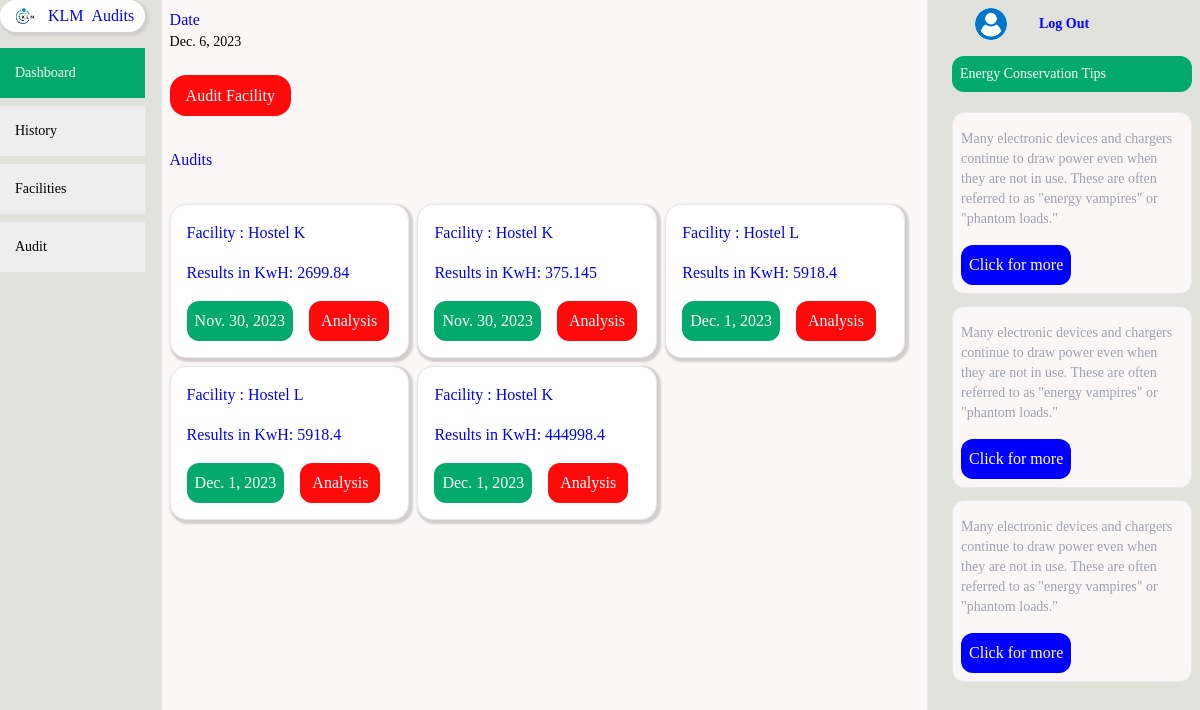
/audits/audit/ (signed in), run on the app's committed database.
### accounts/models.py (models this page shows, shortened)
class UserAccount(AbstractBaseUser, PermissionsMixin):
    email = models.EmailField(unique=True)
    name = models.CharField(default='N/A', max_length=50)
    is_staff = models.BooleanField(default=False)
    is_active = models.BooleanField(default=True)
    date_joined = models.DateTimeField(default=timezone.now)
    objects = UsersManager()
    USERNAME_FIELD ='email'
    REQUIRED_FIELDS = []
    groups = models.ManyToManyField(
        'auth.Group',
        related_name='user_accounts',
        related_query_name='user_account'
    )
    user_permissions = models.ManyToManyField(
        'auth.Permission',
        related_name='user_accounts',
        related_query_name='user_account'
    )

### auditApp/models.py (models this page shows)
class EnergyAudit(models.Model):
    user = models.ForeignKey(UserAccount, on_delete=models.CASCADE,default=1)
    facility = models.ForeignKey(Facility, on_delete=models.CASCADE)
    devices = models.ManyToManyField(EnergyDevice,blank=True)
    operation_hours = models.CharField(default='N/A' ,max_length=50)
    audit_result = models.FloatField(null=True, blank=True)
    date=models.DateField(auto_now=True)
    meter_reading=models.FloatField(null=True, default=0)
    recommendation=models.CharField(default='',max_length=700)

class Facility(models.Model):
    user = models.ForeignKey(UserAccount, on_delete=models.CASCADE,default=1)
    name = models.CharField(max_length=100)
    location = models.CharField(max_length=100)

### auditApp/views.py (the view)
# urls.py: path('audit/',views.audit,name='audit'),
def audit(request):
    message=''
    today=date.today()
    audits=EnergyAudit.objects.filter(user=request.user)
    context={
        'date':today,
        'message':message,
        'audits':audits,
    }
    return render(request,'auditApp/audit.html',context)

### templates/auditApp/audit.html (shortened to what this page needs)
{% extends "base.html" %}
{% load static %}
{% block content %}
<div class='bg-[#191a22] text-blue'>
    <div class='flex flex-col md:flex-row gap-4'>
        {% include "../components/sidebar.html" %}
        <div class='md:w-[90%] '>
            <div class='flex flex-col md:flex-row  gap-4'>
                <div class='p-2 flex flex-col gap-8 md:w-[75%]  border-r border-l  border-gray-600' >
                    <div class='flex flex-row justify-between '>
                        <div>
                            <p>Date </p>
                            <p class='text-sm text-black'>{{date}}</p>
                        </div>
                    </div>
                    <div>
                        <a href="{% url "audits:doaudit" %}"
                           class='mt-1 py-3 px-4 bg-red-300  text-white rounded-2xl'>
                              Audit Facility
                          </a>
                    </div>
                    <div class='flex mt-2 flex-col gap-4'>
                        <div class='flex flex-col gap-8'>
                            <p>Audits</p>
                            {% if audits %}
                            <div class='flex flex-wrap gap-2'>
                                {% for audit in audits %}
                                <div  class='p-4 flex flex-col gap-4 border border-gray-600  rounded-2xl md:w-[32%] shadow_style'>
                                    <div class='flex flex-row gap-4'>
                                        <p>Facility : {{audit.facility.name}}</p>
                                    </div>
                                    <p>Results in KwH: {{audit.audit_result}}</p>
                                    <div class='flex flex-row gap-4'>
                                        <p class=' text-white px-2 py-2 bg-green-300 rounded-xl'>{{audit.date}} </p>
                                        <a  href='{% url "audits:auditanalysis" audit.id %}' class='text-white px-3 py-2 bg-red-300 rounded-xl'>
                                            Analysis
                                        </a>
                                    </div>
                                </div>
                                {% endfor %}
                            </div>
                            {% else %}
                            <p>No audits Yet</p>
                            {% endif %}
                        </div>
                    </div>
                </div>
                <div class='p-2 md:h-screen md:w-[25%]' >
                    {% include "../components/rightbar.html" %}
                </div>
            </div>
        </div>
    </div>
</div>
{% endblock content %}

### data on the page
UserAccount: last_login "Dec. 6, 2023"
EnergyAudit: facility.name "Hostel K", audit_result "2699.84", date "Nov. 30, 2023"
EnergyAudit: facility.name "Hostel K", audit_result "375.145", date "Nov. 30, 2023"
EnergyAudit: facility.name "Hostel L", audit_result "5918.4", date "Dec. 1, 2023"
EnergyAudit: facility.name "Hostel L", audit_result "5918.4", date "Dec. 1, 2023"
EnergyAudit: facility.name "Hostel K", audit_result "444998.4", date "Dec. 1, 2023"
